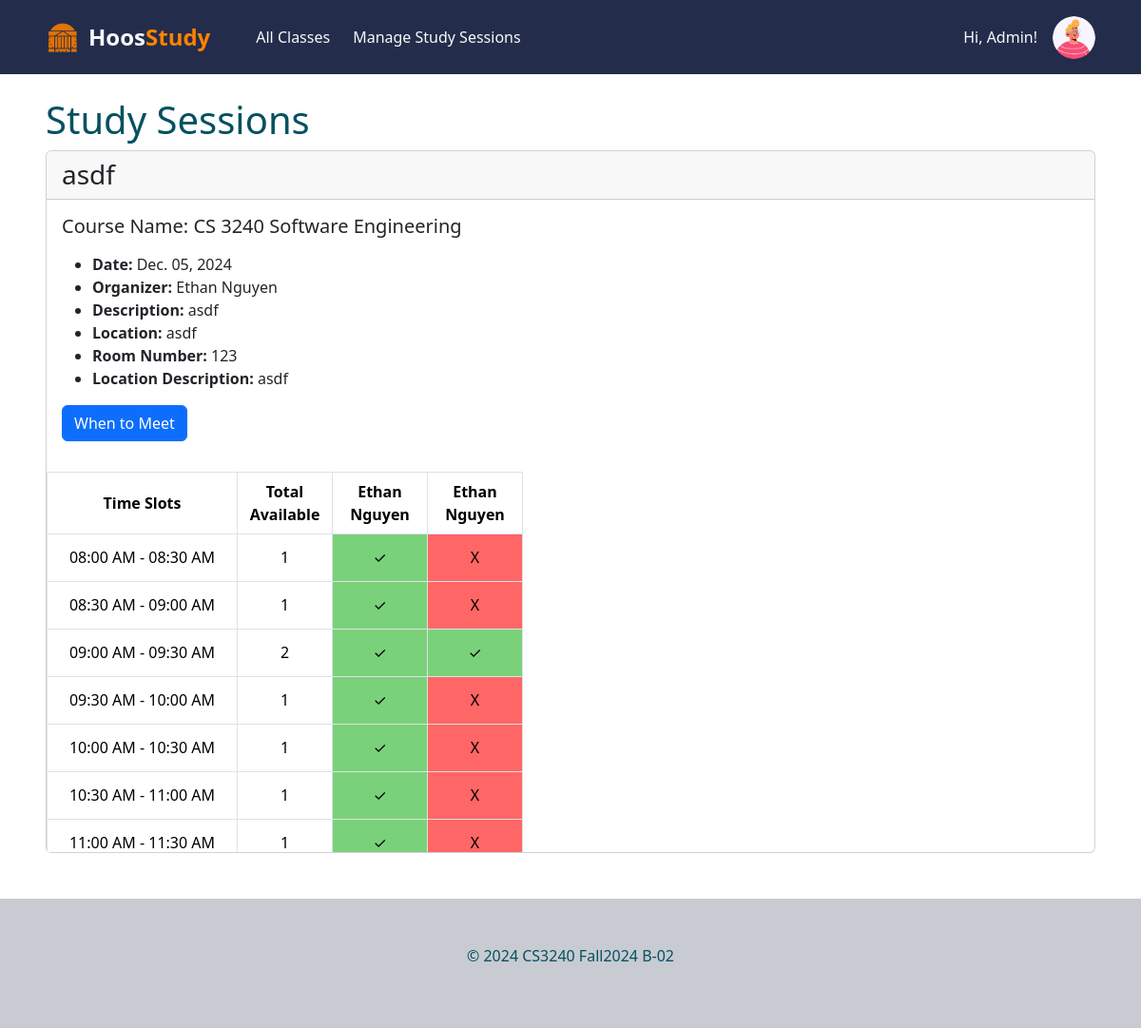
The page /study-session/ (signed in) on the database its author committed.
### hoos_study_app/models.py (models this page shows, shortened)
class User(AbstractUser):
    YEAR_CHOICES = [
        ('1', 'First Year'),
        ('2', 'Second Year'),
        ('3', 'Third Year'),
        ('4', 'Fourth Year'),
    ]
    is_pma_admin = models.BooleanField(default=False)
    year = models.CharField(max_length=1, choices=YEAR_CHOICES,  null=True, blank=True)
    profile_picture = models.ImageField(
        upload_to='profile_pictures/', null=True, blank=True,
        validators=[validate_file_extension, validate_file_size],
        default=random_profile_picture
    )

class StudySession(models.Model): #what we need to keep track of in the tables
    name = models.CharField('Study Session Name', max_length=200)
    course_name = models.ForeignKey(Course, on_delete=models.CASCADE)
    date = models.DateTimeField('Study Session Date')
    created_by = models.CharField(max_length=200)
    owner = models.ForeignKey(User, on_delete=models.CASCADE, related_name="owned_sessions", null=True, blank=True)
    description = models.CharField(max_length=400)
    location_name = models.CharField('Study Session Location', max_length=200)
    room_number = models.CharField(max_length=50, null=True, blank = True, default="No room number provided")
    description_of_location = models.CharField(max_length=400 )
    attendees = models.ManyToManyField(User, related_name="study_session") # now allows users to sign up for many sessions
    def __str__(self): #use model in admin
        return self.name

class Course(models.Model):
    mnemonic = models.CharField(max_length=4, default="GEN")
    number = models.IntegerField(default=1000)
    title = models.CharField(max_length=100, default="HOOS")
    students = models.ManyToManyField(User, related_name="courses", blank=True)
    semester = models.CharField(max_length=20, default="N/A")
    def __str__(self):
        return f"{self.mnemonic} {self.number} {self.title}"

class StudySessionAvailability(models.Model):
    session = models.ForeignKey('StudySession', on_delete=models.CASCADE)
    user_name = models.CharField('Your Name', max_length=200) #chnage to connect to user
    time_slots = models.TextField( default="")

### hoos_study_app/views.py (the view)
# urls.py: path("study-session/", views.all_study_sessions, name='all-study-sessions'),
def all_study_sessions(request):
    study_session_list = StudySession.objects.all()
    session_data = []
    time_slots = time_slot_list()
    for session in study_session_list:
        availabilities = StudySessionAvailability.objects.filter(session=session)
        session_data.append({'session': session, 'availabilities': availabilities,
                             })
    return render(request, 'hoos_study_app/study_session_list.html',
                  {'session_data': session_data, 'time_slots': time_slots})

### hoos_study_app/templatetags/filters.py (called while the page is built)
@register.filter(name='filter_count_study_session')
def filter_count_study_session(availabilities, time_slot):
    count = 0
    for availability in availabilities:
        if availability.time_slots and availability.time_slots != "":
            available_slots = [slot.strip() for slot in availability.time_slots.split(",")]
            if time_slot.strip() in available_slots:
                count += 1
    return count

### hoos_study_app/views.py (called while the page is built)
def time_slot_list():
    choices = []
    cur_time = datetime.strptime("08:00", "%H:%M")
    end_time = datetime.strptime("23:30", "%H:%M")
    while cur_time <= end_time:
        next_time = cur_time + timedelta(minutes=30)
        choices.append(cur_time.strftime("%I:%M %p") + " - " + next_time.strftime("%I:%M %p"))
        cur_time = next_time
    return choices

### hoos_study_app/templates/hoos_study_app/study_session_list.html (shortened to what this page needs)
{% extends "base.html" %}
 {% load bootstrap5 %}
{% load filters %}
{% block content %}
  <h1> Study Sessions </h1>
{% for data in session_data %}
<div class="card">
  <div>
  <h3 class="card-header">{{data.session}}</h3>
  </div>
  <div class="session-container">
  <div class="card-body">
    <h5 class="card-title">Course Name: {{ data.session.course_name }}</h5>
    <p class="card-text">
    <ul>
    <li><strong> Date: </strong> {{ data.session.date|date:"M. d, Y" }}</li>
      <li><strong> Organizer: </strong> {{ data.session.created_by }}</li>
    <li><strong> Description: </strong> {{ data.session.description }}</li>
    <li><strong> Location: </strong> {{ data.session.location_name }}</li>
     <li><strong> Room Number: </strong> {{ data.session.room_number }}</li>
     <li><strong> Location Description: </strong> {{ data.session.description_of_location }}</li>
    </ul>
     <a href="{% url 'hoos_study_app:give-availability' data.session.id %}" class="btn btn-primary">When to Meet</a>
    </p>
  </div>
  </div>
<div class="scroll-box">
<div class="overflow-auto when-to-meet">
  <table class="table table-bordered table-responsive-sm">
    <thead>
      <tr>
        <th scope="col" >Time Slots</th>
          <th scope="col">Total Available</th>
        {% for availability in data.availabilities %}
          <th scope="col" class="user-availability-col">{{ availability.user_name }}</th>
        {% endfor %}
      </tr>
    </thead>
    <tbody>
      {% for time_slot in time_slots %}
      <tr>
        <td>{{ time_slot }}</td>
          <td>
          {{ data.availabilities|filter_count_study_session:time_slot }}
        </td>
        {% for availability in data.availabilities %}
          <td class="{% if time_slot in availability.time_slots %} bg-success-custom {% else %}bg-danger-custom {% endif %} text-center">
            {% if time_slot in availability.time_slots %}
              &#x2713
            {% else %}
              X
            {% endif %}
          </td>
        {% endfor %}
      </tr>
      {% endfor %}
    </tbody>
  </table>
</div>
</div>
</div>
<br/>
{% endfor %}
{% endblock %}

### hoos_study_app/templates/base.html (shortened to what this page needs)
<!DOCTYPE html>
<html lang="en">
<head>
    {% load static %}
    <link rel="stylesheet" href="{% static 'hoos_study_app/css/styles.css' %}">
    <link href="https://cdn.jsdelivr.net/npm/bootstrap@5.3.3/dist/css/bootstrap.min.css" rel="stylesheet"
>
    <link rel="stylesheet" href="https://cdn.jsdelivr.net/npm/bootstrap-icons@1.11.3/font/bootstrap-icons.min.css">
</head>
<body class="d-flex flex-column min-vh-100">
  <header class="navbar navbar-expand-lg py-3" style="background-color: #232D4B;">
    <nav class="container-xxl px-5">
      <div class="collapse navbar-collapse text-light" id="navbarToggler">
        <a class="navbar-brand d-flex align-items-center me-5 fw-bold text-light" href="{% url 'hoos_study_app:home' %}" style="text-decoration: none;">
            <img src="{% static 'hoos_study_app/img/rotundaIcon.png' %}"
                alt="Rotunda Icon"
                style="width: 35px; height: 35px; margin-right: 10px;">
            <span style="font-size: 1.5rem; font-weight: bold;">Hoos<span style="color: #FF8200;">Study</span></span>
        </a>
        <a class="nav-link me-4" href="{% url 'hoos_study_app:class-list' %}">
          All Classes
        </a>
        {% if user.is_pma_admin %}
        <a class="nav-link me-4" href="{% url 'hoos_study_app:pma-manage-study-sessions' %}">
          Manage Study Sessions
        </a>
        {% endif %}
      </div>
      <div class="ms-auto">
        {% if user.is_authenticated %}
        <div class="d-flex align-items-center text-light">
          <p class="me-3 mb-0">Hi, {{ user.first_name }}!</p>
          <div id="profile-picture-dropdown" class="nav-item dropdown">
            <a class="nav-link dropdown-toggle" href="#" role="button" data-bs-toggle="dropdown" aria-expanded="false">
              <img id="profile-picture"
                 class="rounded-circle"
                 src="{% if user.profile_picture %}{{ user.profile_picture.url }}{% endif %}"
                 style="width: 45px; height: 45px; object-fit: cover;">
            </a>
          </div>
        </div>
        {% else %}
          <a href="{% url 'account_login' %}" class="btn btn-light">
            <i class="bi bi-box-arrow-in-right me-1"></i>
            Log In
          </a>
        {% endif %}
      </div>
    </nav>
  </header>
  {% block main %}
  <div id="content" class="container-xxl px-5 flex-grow-1 my-4 text-info-emphasis">
    {% block content %}{% endblock %}
  </div>
  {% endblock main %}
  <div class="py-5" style="background-color: #C8CBD2;">
    <footer class="container-xxl text-center text-info-emphasis">
      <p>© 2024 CS3240 Fall2024 B-02</p>
    </footer>
  </div>
</body>

### static/hoos_study_app/css/styles.css (style rules this page uses)
#profile-picture-dropdown .nav-link.dropdown-toggle::after { display: none; }

### hoos_study_app/templates/hoos_study_app/study_session_list.html (style rules this page uses)
.when-to-meet table { table-layout: fixed; max-width: 50%; }
.when-to-meet th:first-child { width: 200px; }
.when-to-meet th:nth-child(2), .when-to-meet th:nth-child(2) { width: 100px; }
.when-to-meet th, .when-to-meet td { height: 50px; text-align: center; vertical-align: middle; overflow: hidden; word-wrap: break-word; }
.when-to-meet .bg-success-custom { background-color: #79d279 }
.when-to-meet .bg-danger-custom { background-color: #ff6666 }
.user-availability-col { width: 100px; }
.session-container { display: flex; justify-content: space-between; align-items: flex-start; gap: 20px; }
.scroll-box { max-height: 50vh; max-width: 50%; overflow: auto; width: auto; }

### rows shown on the page
User: first_name "Admin", profile_picture (picture)
StudySession: session "asdf", session.course_name "CS 3240 Software Engineering", session "Dec. 05, 2024", session.created_by "Ethan Nguyen", session.description "asdf", session.location_name "asdf", session.room_number "123", session.description_of_location "asdf", time_slots "08:00 AM - 08:30 AM" "08:30 AM - 09:00 AM" "09:00 AM - 09:30 AM" "09:30 AM - 10:00 AM" "10:00 AM - 10:30 AM" "10:30 AM - 11:00 AM" "11:00 AM - 11:30 AM", availabilities|filter_count_study_session "1" "1" "2" "1" "1" "1" "1"
StudySessionAvailability: user_name "Ethan Nguyen"
StudySessionAvailability: user_name "Ethan Nguyen", shows "X"
